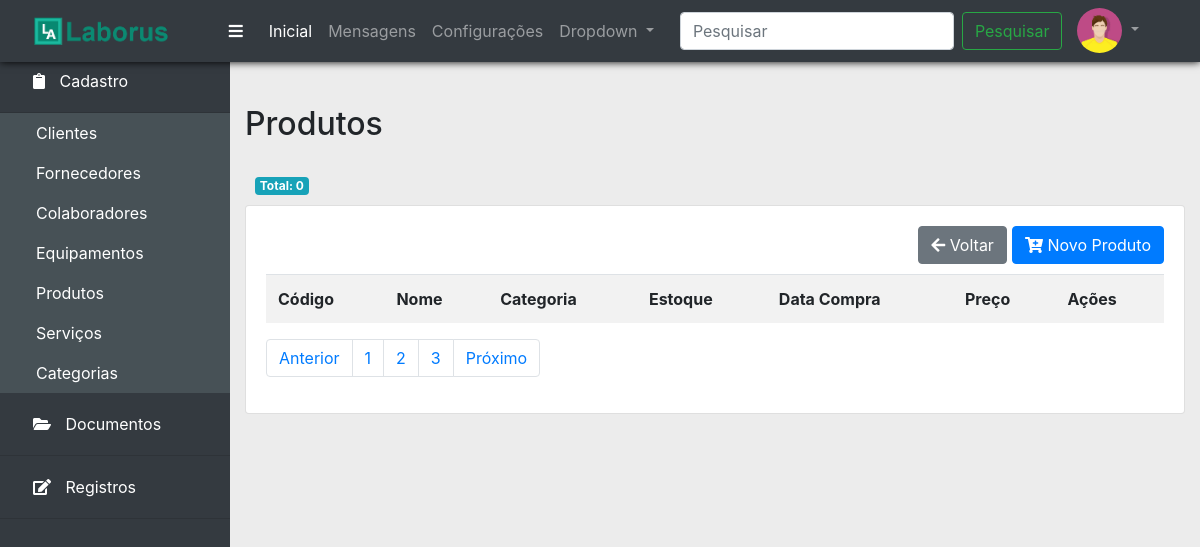
Page /produtos.php on the earlier database version.
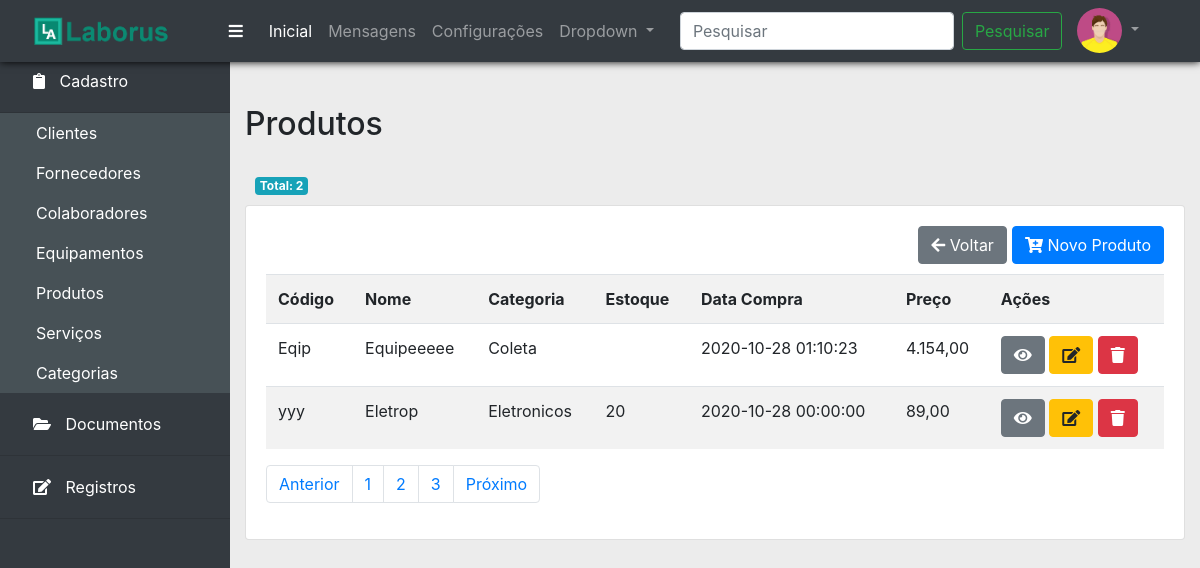
Same page on the later database version.
### tables this page shows
CREATE TABLE `produtos` (
  `id` int NOT NULL AUTO_INCREMENT,
  `codigo` varchar(45) NOT NULL,
  `nome` varchar(150) NOT NULL,
  `categoria_id` int NOT NULL,
  `estoque` int DEFAULT NULL,
  `data_compra` datetime DEFAULT NULL,
  `usuario_id` int NOT NULL,
  `preco` decimal(8,2) DEFAULT '0.00',
  PRIMARY KEY (`id`),
  KEY `fk_produtos_categoria_idx` (`categoria_id`),
  KEY `fk_produtos_colaboradores1_idx` (`usuario_id`),
  CONSTRAINT `fk_produtos_categoria` FOREIGN KEY (`categoria_id`) REFERENCES `categoria` (`id`),
  CONSTRAINT `fk_produtos_colaboradores1` FOREIGN KEY (`usuario_id`) REFERENCES `colaboradores` (`id`)
);

CREATE TABLE `categoria` (
  `id` int NOT NULL AUTO_INCREMENT,
  `categoria` varchar(45) NOT NULL,
  PRIMARY KEY (`id`)
);

### bd/itens_menu.php (called while the page is built)
<?php
$itens_menu = [
			[
				'item' => 'Cadastro',
				'icon' => 'clipboard',
				'opcoes' => [
					['nome' => 'Clientes', 'link' => 'clientes.php'],
					['nome' => 'Fornecedores', 'link' => 'fornecedores.php'],
					['nome' => 'Colaboradores', 'link' => 'colaboradores.php'],
					['nome' => 'Equipamentos', 'link' => 'equipamentos.php'],
					['nome' => 'Produtos', 'link' => 'produtos.php'],
					['nome' => 'Serviços', 'link' => 'servicos.php'],
					['nome' => 'Categorias', 'link' => 'categorias.php']
				],
			],
			[
				'item' => 'Documentos',
				'icon' => 'folder-open',
				'opcoes' => [
					['nome' => 'Lista mestra', 'link' => '#'],
					['nome' => 'Documentos externos', 'link' => '#'],
					['nome' => 'Procedimentos', 'link' => '#'],
					['nome' => 'Instruções de trabalho', 'link' => '#'],
					['nome' => 'Obsoletos', 'link' => '#'],
					['nome' => 'Em revisão/Elaboração','link' => '#'],
					['nome' => 'Manuais','link' => '#'],
					['nome' => 'Anexos', 'link' => '#']
				]
			],
			[
				'item' => 'Registros',
				'icon' => 'edit',
				'opcoes' => [
					['nome' => 'Organização', 'link' => '#'],
					['nome' => 'Pessoal', 'link' => '#'],
					['nome' => 'Equipamentos', 'link' => '#'],
					['nome' => 'Compras', 'link' => '#'],
					['nome' => 'Análise crítica de contratos', 'link' => '#'],
					['nome' => 'Reclamações', 'link' => '#'],
					['nome' => 'Trabalho não conforme', 'link' => '#'],
					['nome' => 'Controle de registros', 'link' => '#'],
					['nome' => 'Gestão de riscos', 'link' => '#'],
					['nome' => 'Melhorias', 'link' => '#'],
					['nome' => 'Ações corretivas', 'link' => '#'],
					['nome' => 'Auditorias', 'link' => '#'],
					['nome' => 'Análise crítica pela gerencia', 'link' => '#'],
					['nome' => 'Plano de ação', 'link' => '#']
				]
			],
		];
?>

### produtos.php (the view, shortened to what this page needs)
<?php
include_once('bd/conexao.php');
$sql = "SELECT p.*, c.categoria
        FROM produtos p
        LEFT JOIN categoria c ON p.categoria_id = c.id";
$qr = mysqli_query($conexao, $sql);
$produtos = mysqli_fetch_all($qr, MYSQLI_ASSOC);
include_once('layout/header.php');
include_once('layout/menu.php');
include_once('layout/sidebar.php');
?>
<div class="col">
  <h2>Produtos</h2>
  <span class="badge badge-info totais">Total: <?php echo count($produtos); ?></span>
  <div class="card">
    <div class="card-body">
      <a href="form_produtos.php" class="btn btn-primary" style="float: right">
        <i class="fas fa-cart-plus"></i> Novo Produto
      </a>
      <a href="javascript:history.back(-1)" class="btn btn-secondary voltar">
        <i class="fas fa-arrow-left"></i> Voltar
      </a>
      <br>
      <br>
      <table class="table table-striped table-hover">
          <tr>
            <th>Código</th>
            <th>Nome</th>
            <th>Categoria</th>
            <th>Estoque</th>
            <th>Data Compra</th>
            <th>Preço</th>
            <th>Ações</th>
          </tr>
          <?php foreach($produtos as $produto):
        ?>
          <tr>
            <td><?php echo $produto['codigo']; ?></td>
            <td><?php echo $produto['nome']; ?></td>
            <td><?php echo $produto['categoria'] ?></td>
            <td><?php echo $produto['estoque'] ?></td>
            <td><?php echo $produto['data_compra'] ?></td>
            <td><?php echo number_format($produto['preco'], 2,',','.'); ?></td>
            <td>
              <a href="#" class="btn btn-secondary">
                <i class="fas fa-eye"></i>
              </a>
              <a href="#" class="btn btn-warning">
                <i class="fas fa-edit"></i>
              </a>
              <a href="gerencia_produtos.php?id=<?php echo $produto['id']; ?>&acao=deletar" class="btn btn-danger" onclick="return confirm('Deseja realmente deletar?')">
                <i class="fas fa-trash"></i>
              </a>
            </td>
          </tr>
        <?php endforeach; ?>
      </table>
       <nav aria-label="Navegação de página exemplo" class="pagination">
        <ul class="pagination">
          <li class="page-item"><a class="page-link" href="#">Anterior</a></li>
          <li class="page-item"><a class="page-link" href="#">1</a></li>
          <li class="page-item"><a class="page-link" href="#">2</a></li>
          <li class="page-item"><a class="page-link" href="#">3</a></li>
          <li class="page-item"><a class="page-link" href="#">Próximo</a></li>
        </ul>
      </nav>
    </div>
  </div>
</div>
<?php include_once('layout/footer.php'); ?>

### layout/header.php (shortened to what this page needs)
<!DOCTYPE html>
<html lang="pt-br">
  <head>
    <link rel="stylesheet" href="css/bootstrap.min.css">
    <link rel="stylesheet" type="text/css" href="css/all.min.css">
    <link rel="stylesheet" href="css/estilo.css">
  </head>
  <body style="padding-top:60px;">

### layout/menu.php (shortened to what this page needs)
<nav class="navbar navbar-expand-lg navbar-dark bg-dark fixed-top menu-superior">
    <div class="container-fluid">
      <div class="row row-menu-superior">
      <div class="col-md-2">
      <a class="navbar-brand" href="index.html">
        <img src="img/laborus.png" height="36px" alt="">
      </a>
    </div>
    <div class="col-md-10">
    <div class="collapse navbar-collapse" id="conteudoNavbarSuportado">
      <ul class="navbar-nav mr-auto">
        <li class="nav-item active">
          <a class="nav-link" href="#" id="toggle"><i class="fas fa-bars icone-sidebar"></i></a>
        </li>
        <li class="nav-item active">
          <a class="nav-link" href="index.php">Inicial</a>
        </li>
        <li class="nav-item">
          <a class="nav-link" href="#">Mensagens</a>
        </li>
        <li class="nav-item">
          <a class="nav-link" href="#">Configurações</a>
        </li>
        <li class="nav-item dropdown">
          <a class="nav-link dropdown-toggle" href="#" id="navbarDropdown" role="button" data-toggle="dropdown" aria-haspopup="true" aria-expanded="false">
            Dropdown
          </a>
        </li>
      </ul>
      <form class="form-inline my-2 my-lg-0">
        <input class="form-control mr-sm-2" type="search" placeholder="Pesquisar" aria-label="Pesquisar">
        <button class="btn btn-outline-success my-2 my-sm-0" type="submit">Pesquisar</button>
      </form>
      <div class="profile">
        <div class="dropdown">
          <a class=" dropdown-toggle" href="#" role="button" id="dropdownMenuLink" data-toggle="dropdown" aria-haspopup="true" aria-expanded="false">
            <img src="img/avatar.jpg" alt="">
          </a>
        </div>
      </div>
    </div>
    </div>
    </div>
    </div>
  </nav>

### layout/sidebar.php
<?php include_once('bd/itens_menu.php'); ?>
<div class="container-fluid">
  <div class="row">
    <div class=" sidebar" id="sidebar">
      <div class="accordion" id="accordionExample">
        <?php foreach($itens_menu as $chave => $menu) : ?>
          <div class="card">
            <div class="card-header" id="headingOne">
              <h5 class="mb-0">
                <button class="btn btn-link" type="button" data-toggle="collapse" data-target="#subitens<?php echo $chave; ?>" aria-expanded="true" aria-controls="collapseOne">
                  <i class="fas fa-<?php echo $menu['icon']; ?> icone-sidebar"></i> <?php echo $menu['item'] ?>
                </button>
              </h5>
            </div>
            <div id="subitens<?php echo $chave; ?>" class="collapse <?php echo ($chave == 0 ? 'show' : ''); ?>" aria-labelledby="headingOne" data-parent="#accordionExample">
              <div class="card-body">
                <ul class="nav flex-column menu-lateral">
                  <?php foreach($menu['opcoes'] as $subitem): ?>
                    <li class="nav-item"><a class="nav-link" href="<?php echo $subitem['link']; ?>"><?php echo $subitem['nome']; ?></a></li>
                  <?php endforeach; ?>
                </ul>
              </div>
            </div>
          </div>
        <?php endforeach; ?>
      </div>
    </div>
    <div class="content" id="main-content">
        <div class="row conteudo">

### layout/footer.php (shortened to what this page needs)
        </div>
        </div>
        </div>
      </div>
  </body>
</html>

### css/estilo.css (style rules this page uses)
html,body { height:100%; }
body { background: #ececec; }
.menu-superior { box-shadow: 0px 0px 8px #000; }
.row-menu-superior { width: 100%; }
.profile { margin-left: 15px; }
.profile img { width: 45px; height: 45px; object-fit: cover; border-radius: 50% 50%; }
.profile .dropdown-toggle::after { color: rgba(255,255,255,.5); }
.sidebar { background: rgb(52 58 64); width: 100%; padding-right: 0; padding-left: 0; position: absolute; top: 0; left: 0; padding-top: 50px; min-height: 100%; width: 230px; }
.content { margin-left: 230px; padding-top: 50px; min-height: 100%; width: 100%; padding: 15px; }
.content h2 { margin-bottom: 1.5rem; }
.conteudo { margin-top: 30px; }
.sidebar .accordion .card { border: none; border-radius: 0; }
.sidebar .accordion .card-header { width: 100%; border-radius: 0; }
.sidebar .accordion .card-header { background-color: rgb(52 58 64); }
.sidebar .accordion .card-body { background-color: #475156; padding: 0; }
.sidebar .btn-link, .sidebar .nav-link { color: white; display: block; }
.sidebar .nav-link { margin-left: 20px; }
.icone-sidebar { margin-right: 10px; }
.voltar { float: right; margin-right: 5px; }
.totais { position: relative; margin: 10px; }

Differences in the rows shown:
added produtos: codigo "Eqip", nome "Equipeeeee", categoria.categoria "Coleta", data_compra "2020-10-28 01:10:23", preco "4.154,00"
added produtos: codigo "yyy", nome "Eletrop", categoria.categoria "Eletronicos", estoque "20", data_compra "2020-10-28 00:00:00", preco "89,00"
Other differences:
count($produtos): "0" → "2"
